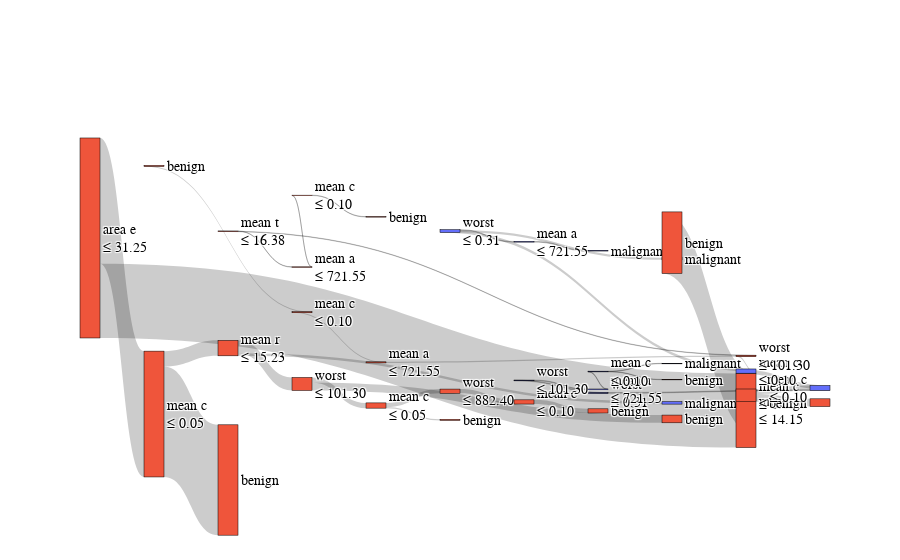

The notebook cell this image was saved under:
### Markdown cell above
*Explanation:*  
This launches an interactive Dash app (http://localhost:8061) for the breast‐cancer DT (`bc_dt_viz`).  
You can hover over nodes to see split conditions, inspect leaf probabilities, and see how test samples travel through the tree.

### Code cell
pruned_fbt = cancer_fbt_viz.prune(10)
fbt_sankey = SankeyTreePlot(pruned_fbt)

fbt_sankey.show()

### Figure 1 — Plotly figure (JSON) as saved in the notebook; plotly's stock layout.template omitted (floating-point values rounded to 4 significant figures; data arrays with more than 128 entries replaced by an {"elided": "..."} marker saying what was removed)
{"data": [{"link": {"hovertemplate": "<b style=\"font-size:14px;\">n_train:</b> %{value}<extra></extra>", "label": ["358", "314", "44", "37", "15", "3", "12", "12", "0", "0", "0", "0", "0", "0", "0", "12", "0", "0", "0", "0", "0", "0", "0", "22", "7", "211", "36", "22", "14", "2", "2", "2", "2", "1", "1", "0", "0", "0", "0", "0", "0", "0", "0", "0", "0", "0", "0", "0", "0", "0", "0", "0", "0", "0", "0", "0", "0", "0", "0", "0", "0", "0", "0", "0", "0", "0", "12", "4", "3", "3", "3", "0", "0", "0", "0", "1", "0", "1", "1", "1", "0", "0", "0", "0", "8", "2", "2", "0", "0", "0", "0", "0", "0", "0", "6", "175"], "source": [0, 1, 1, 3, 4, 5, 5, 7, 8, 9, 9, 11, 11, 13, 13, 8, 7, 17, 17, 19, 19, 21, 21, 4, 3, 0, 26, 27, 27, 29, 30, 31, 32, 33, 33, 32, 36, 36, 31, 39, 40, 41, 41, 40, 44, 44, 39, 47, 47, 49, 50, 50, 49, 53, 53, 30, 56, 57, 58, 58, 57, 61, 62, 62, 61, 56, 29, 67, 68, 69, 70, 70, 69, 73, 73, 68, 76, 76, 78, 79, 79, 78, 82, 82, 67, 85, 86, 86, 88, 89, 89, 88, 92, 92, 85, 26], "target": [1, 2, 3, 4, 5, 6, 7, 8, 9, 10, 11, 12, 13, 14, 15, 16, 17, 18, 19, 20, 21, 22, 23, 24, 25, 26, 27, 28, 29, 30, 31, 32, 33, 34, 35, 36, 37, 38, 39, 40, 41, 42, 43, 44, 45, 46, 47, 48, 49, 50, 51, 52, 53, 54, 55, 56, 57, 58, 59, 60, 61, 62, 63, 64, 65, 66, 67, 68, 69, 70, 71, 72, 73, 74, 75, 76, 77, 78, 79, 80, 81, 82, 83, 84, 85, 86, 87, 88, 89, 90, 91, 92, 93, 94, 95, 96], "value": [358, 314, 44, 37, 15, 3, 12, 12, 0, 0, 0, 0, 0, 0, 0, 12, 0, 0, 0, 0, 0, 0, 0, 22, 7, 211, 36, 22, 14, 2, 2, 2, 2, 1, 1, 0, 0, 0, 0, 0, 0, 0, 0, 0, 0, 0, 0, 0, 0, 0, 0, 0, 0, 0, 0, 0, 0, 0, 0, 0, 0, 0, 0, 0, 0, 0, 12, 4, 3, 3, 3, 0, 0, 0, 0, 1, 0, 1, 1, 1, 0, 0, 0, 0, 8, 2, 2, 0, 0, 0, 0, 0, 0, 0, 6, 175]}, "node": {"color": ["#EF553B", "#EF553B", "#EF553B", "#EF553B", "#EF553B", "#EF553B", "#EF553B", "#EF553B", "#EF553B", "#636EFA", "#EF553B", "#636EFA", "#EF553B", "#636EFA", "#EF553B", "#636EFA", "#EF553B", "#636EFA", "#EF553B", "#636EFA", "#EF553B", "#636EFA", "#EF553B", "#636EFA", "#EF553B", "#636EFA", "#EF553B", "#EF553B", "#EF553B", "#636EFA", "#636EFA", "#636EFA", "#636EFA", "#636EFA", "#EF553B", "#636EFA", "#636EFA", "#EF553B", "#636EFA", "#636EFA", "#636EFA", "#636EFA", "#EF553B", "#636EFA", "#636EFA", "#EF553B", "#636EFA", "#636EFA", "#636EFA", "#636EFA", "#636EFA", "#EF553B", "#636EFA", "#636EFA", "#EF553B", "#636EFA", "#636EFA", "#636EFA", "#636EFA", "#EF553B", "#636EFA", "#636EFA", "#636EFA", "#636EFA", "#EF553B", "#636EFA", "#636EFA", "#636EFA", "#EF553B", "#EF553B", "#EF553B", "#EF553B", "#636EFA", "#636EFA", "#EF553B", "#636EFA", "#EF553B", "#EF553B", "#EF553B", "#EF553B", "#EF553B", "#636EFA", "#636EFA", "#EF553B", "#636EFA", "#636EFA", "#636EFA", "#636EFA", "#636EFA", "#636EFA", "#EF553B", "#636EFA", "#636EFA", "#EF553B", "#636EFA", "#636EFA", "#EF553B"], "customdata": {"elided": "97x2 str values"}, "hovertemplate": "<b style=\"font-size:14px;\">%{customdata[0]}</b><br><b style=\"font-size:14px;\">n_train:</b> %{value}<br><b style=\"font-size:14px;\">Value:</b> %{customdata[1]}<extra></extra>", "label": ["area e<br>≤ 31.25", "mean c<br>≤ 0.05", "benign", "mean r<br>≤ 15.23", "worst <br>≤ 101.30", "mean c<br>≤ 0.05", "benign", "worst <br>≤ 882.40", "mean c<br>≤ 0.10", "worst <br>≤ 0.12", "benign", "mean a<br>≤ 721.55", "benign", "mean c<br>≤ 0.06", "benign", "malignant", "benign", "worst <br>≤ 0.12", "benign", "mean a<br>≤ 721.55", "benign", "mean c<br>≤ 0.06", "benign", "malignant", "benign", "malignant", "mean r<br>≤ 14.15", "mean c<br>≤ 0.05", "benign", "mean c<br>≤ 0.10", "worst <br>≤ 0.31", "worst <br>≤ 101.30", "mean a<br>≤ 721.55", "mean c<br>≤ 0.10", "benign", "malignant", "mean c<br>≤ 0.06", "benign", "malignant", "worst <br>≤ 0.26", "mean a<br>≤ 721.55", "mean c<br>≤ 0.10", "benign", "malignant", "mean c<br>≤ 0.06", "benign", "malignant", "concav<br>≤ 0.03", "malignant", "mean a<br>≤ 721.55", "mean c<br>≤ 0.10", "benign", "malignant", "mean c<br>≤ 0.06", "benign", "malignant", "worst <br>≤ 0.26", "mean a<br>≤ 721.55", "mean c<br>≤ 0.10", "benign", "malignant", "mean c<br>≤ 0.06", "worst <br>≤ 101.30", "malignant", "benign", "malignant", "malignant", "mean c<br>≤ 0.10", "worst <br>≤ 101.30", "mean a<br>≤ 721.55", "mean c<br>≤ 0.10", "benign", "malignant", "mean c<br>≤ 0.06", "benign", "malignant", "mean t<br>≤ 16.38", "benign", "mean a<br>≤ 721.55", "mean c<br>≤ 0.10", "benign", "malignant", "mean c<br>≤ 0.06", "benign", "malignant", "worst <br>≤ 0.31", "mean a<br>≤ 721.55", "malignant", "worst <br>≤ 0.29", "mean c<br>≤ 0.06", "benign", "malignant", "mean c<br>≤ 0.06", "benign", "malignant", "malignant", "benign"], "line": {"color": "black", "width": 0.5}, "pad": 15, "thickness": 20, "x": [0, 0.1, 0.2, 0.2, 0.3, 0.4, 0.5, 0.5, 0.6, 0.7, 0.8, 0.8, 0.9, 0.9, 1, 1, 0.7, 0.6, 0.7, 0.7, 0.8, 0.8, 0.9, 0.9, 0.4, 0.3, 0.1, 0.2, 0.3, 0.3, 0.4, 0.5, 0.6, 0.7, 0.8, 0.8, 0.7, 0.8, 0.8, 0.6, 0.7, 0.8, 0.9, 0.9, 0.8, 0.9, 0.9, 0.7, 0.8, 0.8, 0.9, 1, 1, 0.9, 1, 1, 0.5, 0.6, 0.7, 0.8, 0.8, 0.7, 0.8, 0.9, 0.9, 0.8, 0.6, 0.4, 0.5, 0.6, 0.7, 0.8, 0.8, 0.7, 0.8, 0.8, 0.6, 0.7, 0.7, 0.8, 0.9, 0.9, 0.8, 0.9, 0.9, 0.5, 0.6, 0.7, 0.7, 0.8, 0.9, 0.9, 0.8, 0.9, 0.9, 0.6, 0.2], "y": [0.5, 0.8264, 1, 0.6529, 0.7473, 0.804, 0.8417, 0.7663, 0.7946, 0.8182, 0.8393, 0.7971, 0.817, 0.7772, 0.7965, 0.7578, 0.771, 0.738, 0.7615, 0.7146, 0.7357, 0.6934, 0.7134, 0.6735, 0.6905, 0.5585, 0.1736, 0.3452, 0.4395, 0.2509, 0.3074, 0.3449, 0.3731, 0.3966, 0.4177, 0.3754, 0.3496, 0.3707, 0.3285, 0.3168, 0.3402, 0.3613, 0.3813, 0.3414, 0.3191, 0.339, 0.2992, 0.2933, 0.3144, 0.2722, 0.2921, 0.3115, 0.2728, 0.2523, 0.2716, 0.2329, 0.2698, 0.298, 0.3214, 0.3425, 0.3003, 0.2745, 0.2956, 0.3156, 0.2757, 0.2534, 0.2417, 0.1945, 0.2321, 0.2603, 0.2838, 0.305, 0.2627, 0.2368, 0.2579, 0.2157, 0.2039, 0.2274, 0.1805, 0.2016, 0.2215, 0.1816, 0.1594, 0.1793, 0.1394, 0.1568, 0.185, 0.2085, 0.1615, 0.1826, 0.2026, 0.1627, 0.1404, 0.1604, 0.1205, 0.1285, 0.001939]}, "type": "sankey"}], "layout": {"font": {"color": "black", "family": "Courier New", "size": 14}}}
